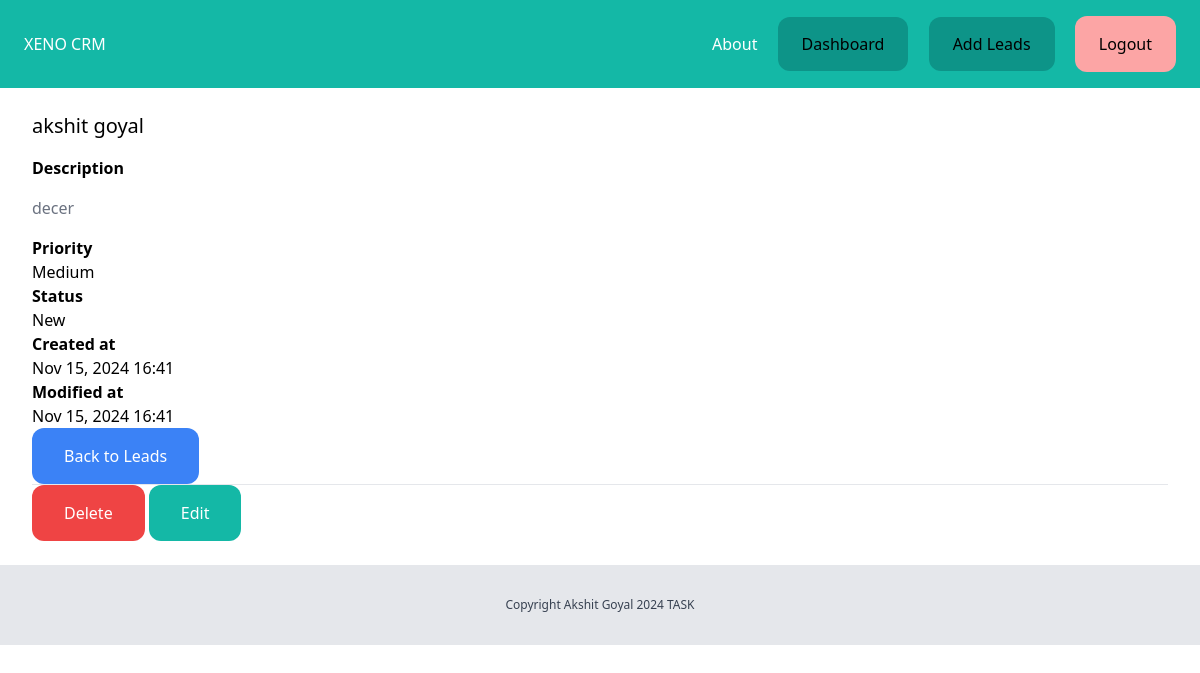
Page /leads/11/ (signed in) on the committed database.
### lead/models.py (models this page shows, shortened)
class Lead(models.Model):
    LOW = 'low'
    MEDIUM = 'medium'
    HIGH = 'high'
    CHOICES_PRIORITY = (
        (LOW, 'Low'),
        (MEDIUM, 'Medium'),
        (HIGH, 'High'),
    )
    NEW = 'new'
    CONTACTED = 'contacted'
    WON = 'won'
    LOST = 'lost'
    CHOICES_STATUS = (
        (NEW, 'New'),
        (CONTACTED, 'Contacted'),
        (WON, 'Won'),
        (LOST, 'Lost'),
    )
    status = models.CharField(max_length=10, choices=CHOICES_STATUS,default=NEW)
    priority = models.CharField(max_length=10, choices=CHOICES_PRIORITY,default=MEDIUM)
    created_by = models.ForeignKey(User, related_name='leads', on_delete=models.CASCADE)
    created_at = models.DateTimeField(auto_now_add=True)
    modified_at = models.DateTimeField(auto_now=True)
    name = models.CharField(max_length=255)
    email = models.EmailField()
    description = models.TextField(blank=True, null=True)

### lead/views.py (the view)
# urls.py: path('<int:pk>/', views.leads_detail, name='leads_detail'),
@login_required
def leads_detail(request, pk):
    lead = get_object_or_404(Lead, created_by=request.user, pk=pk)
    return render(request, 'lead/leads_details.html', {'lead': lead})

### lead/templates/lead/leads_details.html (shortened to what this page needs)
{% extends 'core/base.html' %}
{% block content %}
    <div class="py-6 px-8">
        <h1 class="mb-4 text-xl">{{ lead.name }}</h1>
        {% if lead.description %}
            <p class="mb-4 font-semibold">Description</p>
            <p class="mb-4 text-gray-500">{{ lead.description }}</p>
        {% endif %}
        <p class="font-semibold">Priority</p>
        <p>{{lead.get_priority_display}}</p>
        <p class = "font-semibold">Status</p>
        <p>{{lead.get_status_display}}</p>
        <p class = "font-semibold">Created at</p>
        <p>{{lead.created_at|date:"M d, Y H:i"}}</p>
        <p class = "font-semibold">Modified at</p>
        <p>{{lead.modified_at|date:"M d, Y H:i"}}</p>
        <a href="{% url 'leads_list' %}" class="inline-block py-4 px-8 bg-blue-500 text-white rounded-xl">Back to Leads</a>
        <hr>
        <a href="{% url 'leads_delete' lead.id %}" class="inline-block py-4 px-8 bg-red-500 text-white rounded-xl">Delete</a>
        <a href="{% url 'leads_edit' lead.id %}" class="inline-block py-4 px-8 bg-teal-500 text-white rounded-xl">Edit</a>
    </div>
{% endblock %}

### rows in the picture
Lead: name "akshit goyal", description "decer", priority "Medium", status "New", created_at "Nov 15, 2024 16:41", modified_at "Nov 15, 2024 16:41"
